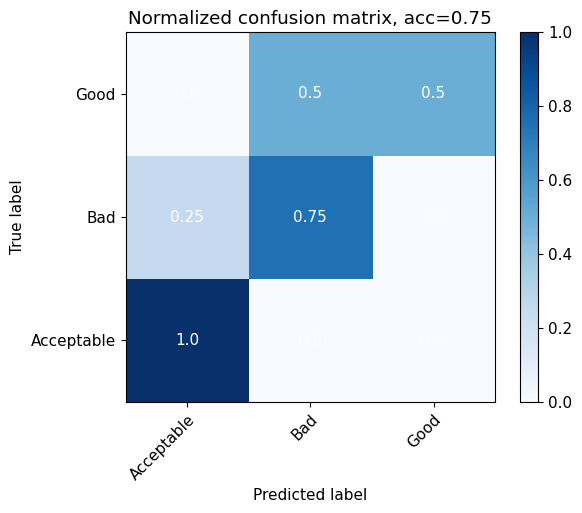
#> input picture SVM_Copy/test_confusion_mat.png, 582 x 513 px, given in place of sample_video_3.avi, which was not available
$ python video_gen.py
#> lines starting #> are read from the running program, lines starting #| are printed output that depends on the picture; after the words box and inside, x2 and y2 are one past the last pixel; in counts of white or black regions, pixels touching at a corner belong together; pictures that were not available may be replaced by others from this repository, and a replacement may not be noted
import cv2
from pathlib import Path

# Define region of interest (ROI) dimensions
roi_x, roi_y, roi_w, roi_h = 150, 0, 525, 480

tag = "train_images"
tag_dir = Path.cwd() / tag
print(tag_dir)
vec = []
cat = []

video = cv2.VideoCapture("../sample_video_3.avi")
i = 0
while True:

        # Read the image
        ret, frame = video.read()
#> frame is the input picture: shape (513, 582, 3); mean B, G, R 232.5, 219.4, 203.7
        frame_copy = frame.copy()
        if not ret:
            print(f"Bad Frame {ret}")
            break
        # Extract the region of interest
        roi = frame[roi_y:roi_y+roi_h, roi_x:roi_x+roi_w]
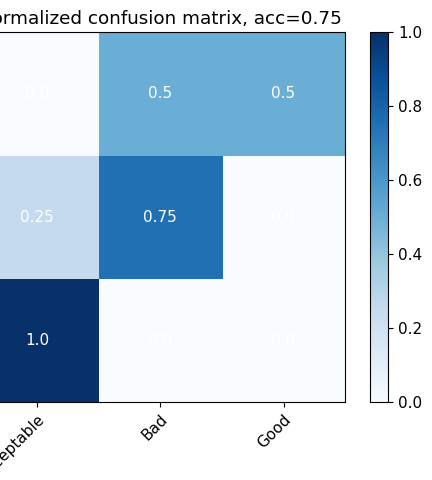
#> roi: shape (480, 432, 3); mean B, G, R 227.2, 209.5, 187.8
        # Convert to grayscale
        hsv = cv2.cvtColor(roi, cv2.COLOR_BGR2HSV)
#> hsv: shape (480, 432, 3); mean H, S, V 67.1, 56.3, 227.2

        gray = cv2.cvtColor(hsv, cv2.COLOR_BGR2GRAY)
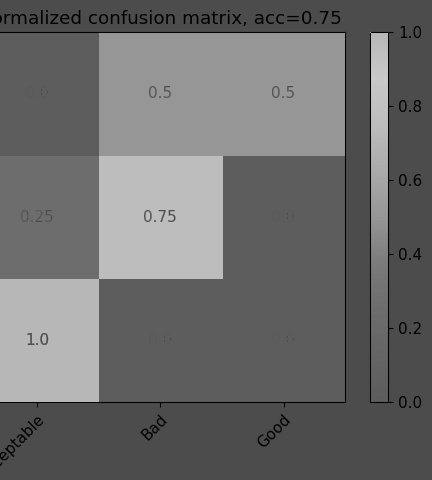
#> gray: shape (480, 432); min 0, max 201, mean 108.5
        # Apply edge detection
        # edges = cv2.Canny(gray, 100, 200)
        _, thresholded = cv2.threshold(gray, 120, 255, cv2.THRESH_BINARY)
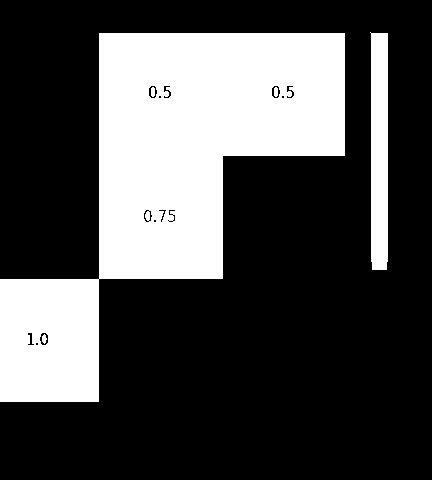
#> thresholded: shape (480, 432); 29.6% white; 5 white regions

        # Find contours in the edges
        contours, _ = cv2.findContours(thresholded, cv2.RETR_EXTERNAL, cv2.CHAIN_APPROX_SIMPLE)
#> contours = 2 contours; box (x1, y1, x2, y2) and area: (0, 33, 345, 402) 56976, (370, 32, 388, 270) 3761
        # Initialize variables to track the largest contour
        largest_contour = None
        max_area = 0
        # Iterate over all contours to find the largest one
        for cont in contours:
            area = cv2.contourArea(cont)
            if area > max_area:
                max_area = area
                largest_contour = cont
#> this loop made 2 passes
#> (area, max_area) on pass 1: (56975.5, 56975.5)
#> area on pass 2: 3761
#> after the loop, largest_contour = contour of 13 points, box (x1, y1, x2, y2) (0, 33, 345, 402), area 56976; max_area = 56975.5
        # Draw a bounding box around the largest contour if found
        roi = thresholded
        if largest_contour is not None:
            x, y, w, h = cv2.boundingRect(largest_contour)
#> x = 0; y = 33; w = 345; h = 369
            cv2.rectangle(roi, (x, y), (x+w, y+h), (255, 255, 255), 2)  # Green rectangle with thickness 2
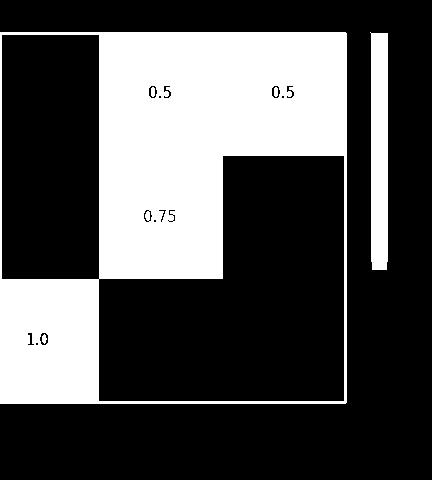
#> roi: shape (480, 432); 31% white; 5 white regions, box (x1, y1, x2, y2) and area: (0, 32, 347, 404) 60200, (370, 32, 388, 270) 4014, (151, 87, 155, 97) 36, (274, 87, 278, 97) 36, (42, 334, 47, 344) 34
        # Display the result
        cv2.imshow("Largest Contour with Bounding Box", frame_copy)
        # Wait for a key press and close the window
        while True:
            key = cv2.waitKey(10) & 0xFF  # Wait slightly longer to ensure key capture
#> (key q is pressed here)

            if key == ord('q'):  # Quit the program
                break
            elif key == ord('e'):  # Save to general folder
                cv2.imwrite(f"./video_images_4/img{i}.png", frame_copy)
                i += 1
                break  # Exit the while loop and proceed to the next frame
            elif key == ord('g'):  # Save to 'Good' folder
                cv2.imwrite(f"./video_images_4/Good/img{i}.png", frame_copy)
                i += 1
                break  # Exit the while loop and proceed to the next frame
            elif key == ord('u'):  # Save to 'Acceptable' folder
                cv2.imwrite(f"./video_images_4/Acceptable/img{i}.png", frame_copy)
                i += 1
                break  # Exit the while loop and proceed to the next frame
            elif key == ord('b'):  # Save to 'Bad' folder
                cv2.imwrite(f"./video_images_4/Bad/img{i}.png", frame_copy)
                i += 1
                break  # Exit the while loop and proceed to the next frame

        # [19 lines of commented-out code are left out]

cv2.destroyAllWindows()

$ run again, on SVM_Copy/conf_mat.png
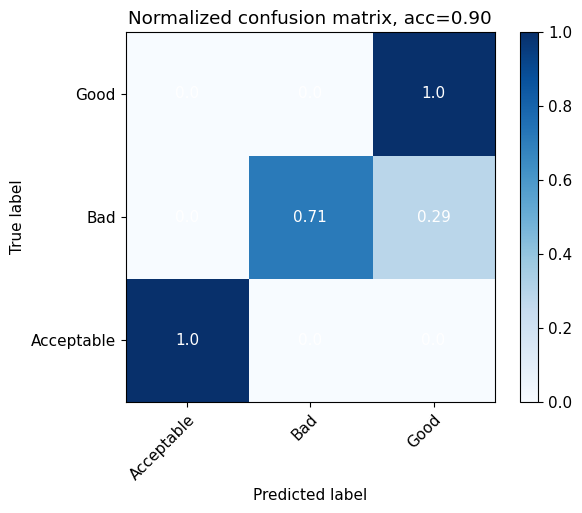
#> input picture SVM_Copy/conf_mat.png, 582 x 513 px, given in place of sample_video_3.avi, which was not available
#> frame is the input picture: shape (513, 582, 3); mean B, G, R 229.4, 217.4, 205.9
#> hsv: shape (480, 432, 3); mean H, S, V 67.7, 55.4, 222.4
#> `_, thresholded = cv2.threshold(gray, 120, 255, cv2.THRESH_BINARY)`:
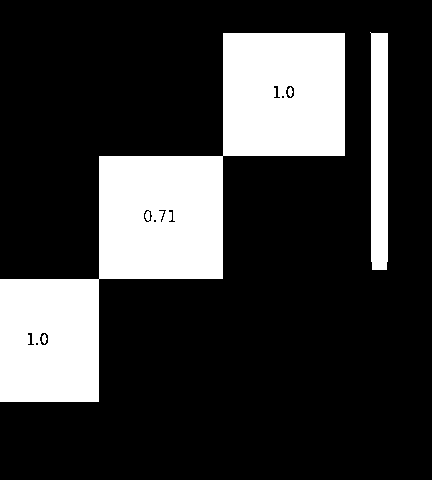
#> thresholded: shape (480, 432); 22.3% white; 4 white regions
#> contours = 2 contours; box (x1, y1, x2, y2) and area: (0, 33, 345, 402) 41724, (370, 32, 388, 270) 3761
#> the loop `for cont in contours:` made 2 passes
#> (area, max_area) on pass 1: (41724, 41724)
#> after the loop `for cont in contours:`: largest_contour = contour of 16 points, box (x1, y1, x2, y2) (0, 33, 345, 402), area 41724; max_area = 41724
#> x = 0; y = 33; w = 345; h = 369
#> `cv2.rectangle(roi, (x, y), (x+w, y+h), (255, 255, 255), 2)`:
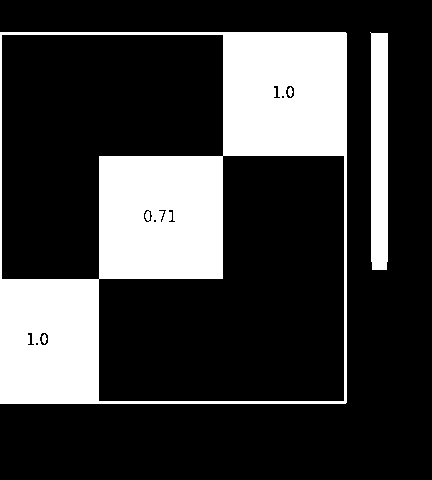
#> roi: shape (480, 432); 23.8% white; 4 white regions, box (x1, y1, x2, y2) and area: (0, 32, 347, 404) 45322, (370, 32, 388, 270) 4014, (288, 87, 293, 97) 34, (42, 334, 47, 344) 34
